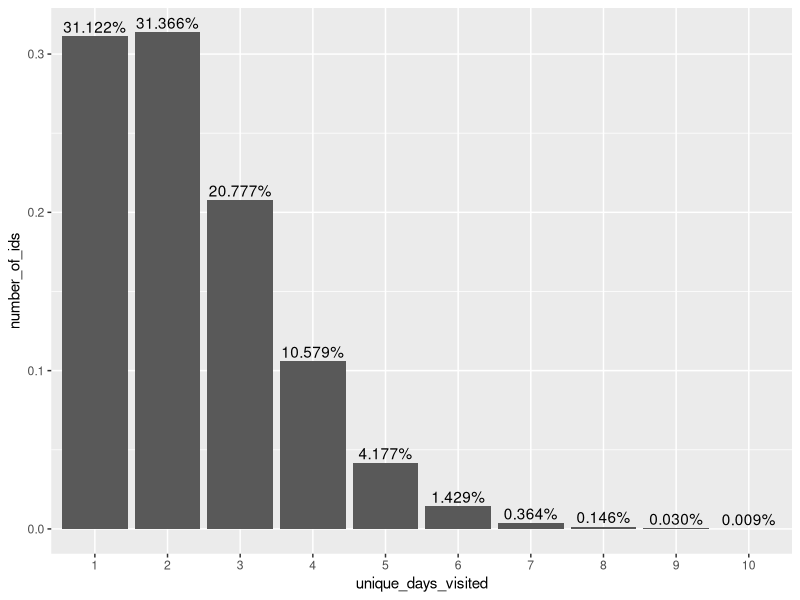
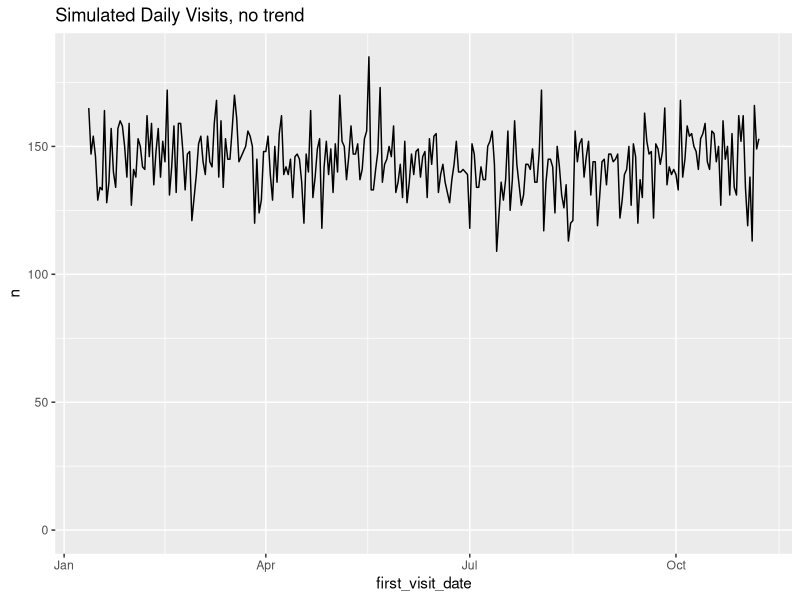
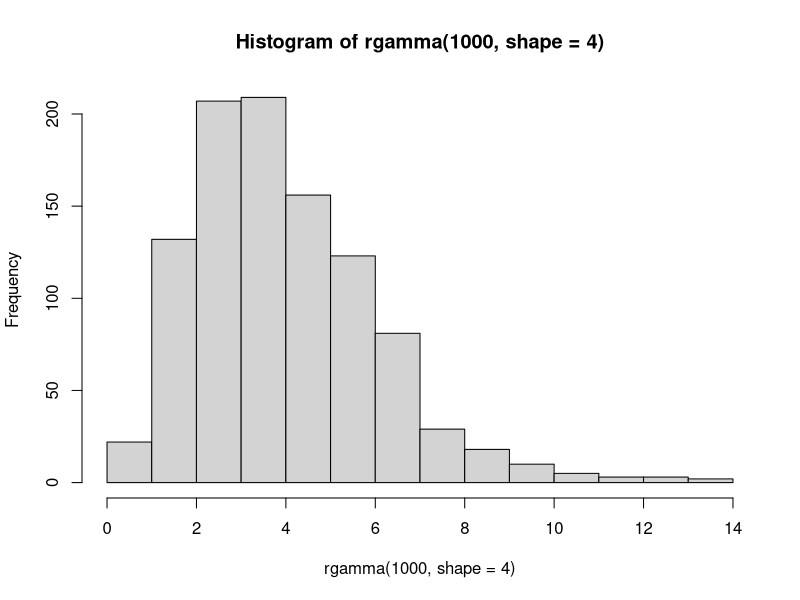
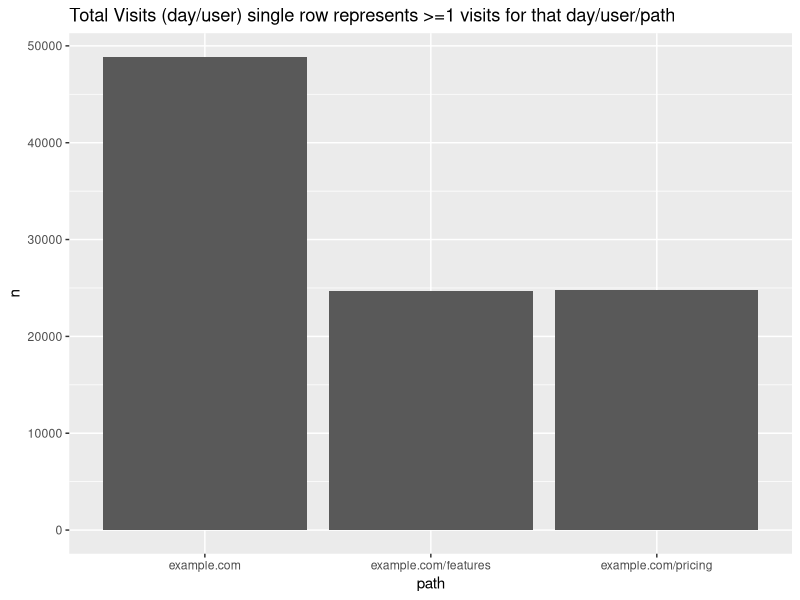
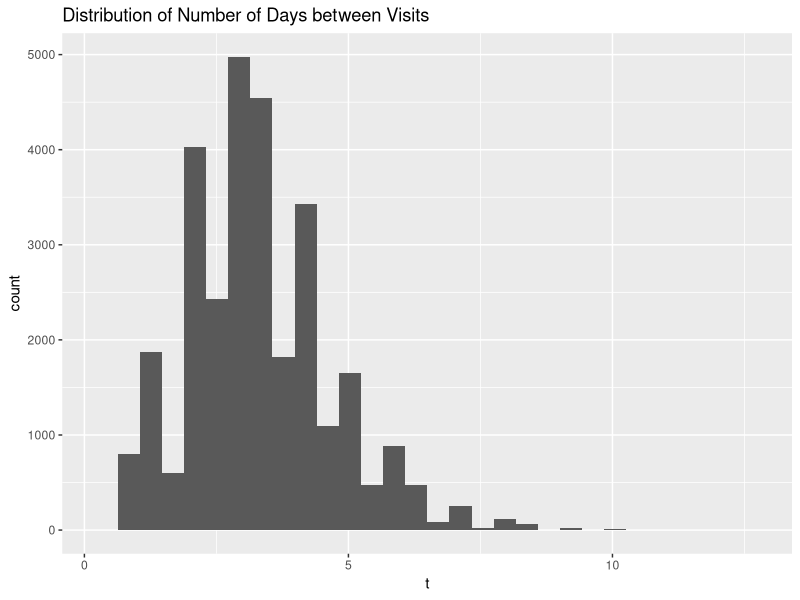
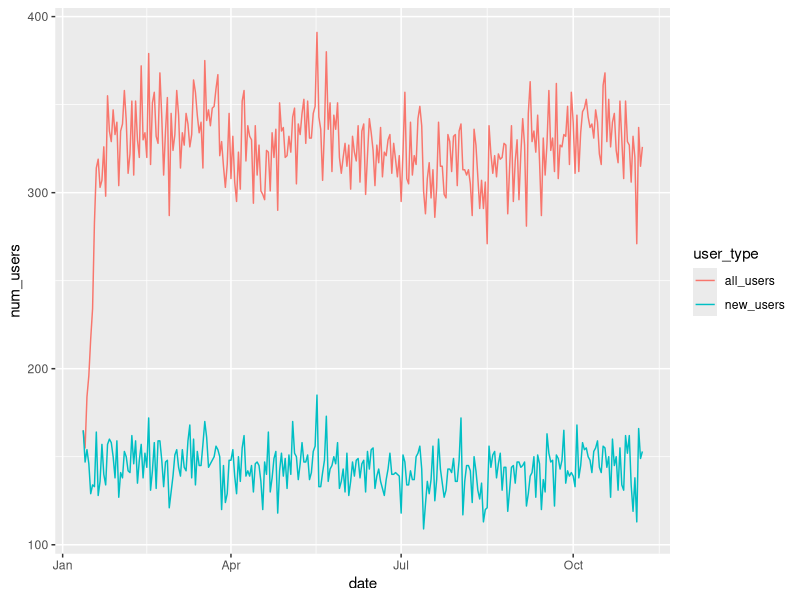
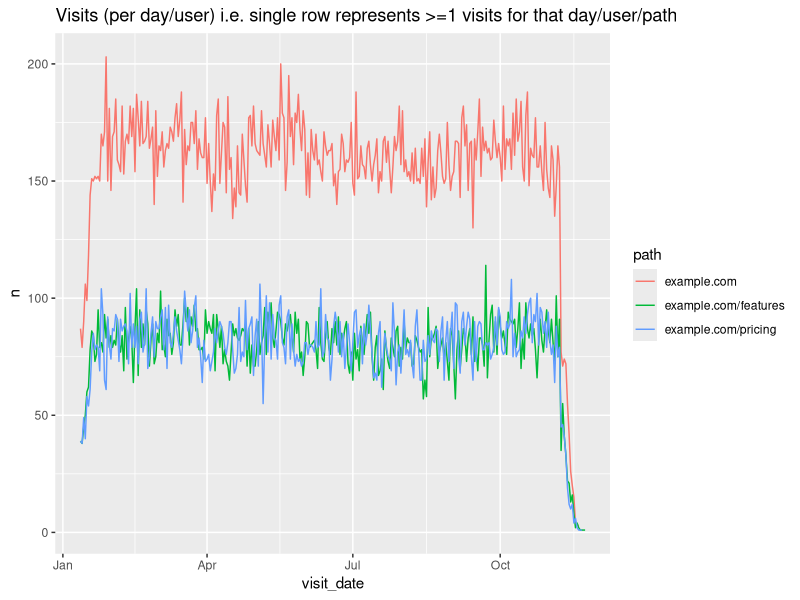
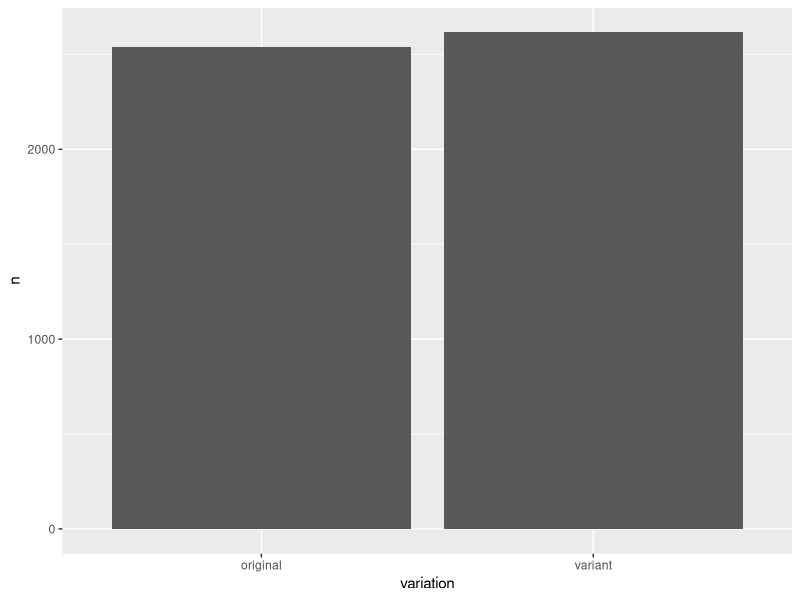

R code for these plots, in order: (Note: this script raises an error after producing the figures.)
## ---- chunk 1
knitr::opts_chunk$set(echo = FALSE)
library(tidyverse)
library(scales)
library(lubridate)
## ---- chunk 2
# unique daily visits e.g. 1 record means that the person may have visited the site 1+ times for that day (the number of times does not matter)
# what is the distribution of returning visitors? i.e. how many unique days will most people visit the website?

# 20K visits users per month, over 10 months
total_visits_per_unique_data <- 100000
#return_visit
#user_traffic
#set.seed(42)
ids <- floor(runif(total_visits_per_unique_data, min=1, max=total_visits_per_unique_data * 0.50))
num_unique_ids <- length(unique(ids))

visits <- data.frame(user_id=ids) %>%
    arrange(user_id)

visits %>%
    count(user_id) %>%
    count(n) %>%
    mutate(n=factor(n),
           nn=nn / num_unique_ids) %>%
    rename(unique_days_visited=n,
           number_of_ids=nn) %>%
    ggplot(aes(x=unique_days_visited, y=number_of_ids)) +
        geom_col() +
        geom_text(aes(label=percent(number_of_ids)), vjust=-0.3)
## ---- chunk 3
# simulate dates over last e.g 10 months
# we need to duplicate ids/days to simulate people visiting multiple paths per day; we'll use this information for our priors
number_of_months <- 10

# unique visitors per month
num_unique_ids / number_of_months

#set.seed(42)
first_time_visit_index <- floor(runif(num_unique_ids, min=0, max=300))

# create dataframe with the user-id and the offset that we will use from the current date
# we'll use the current date so we can simulate the latest experiment is currently running 
first_time_users <- data.frame(user_id=unique(ids), visit_offset=first_time_visit_index) %>% 
    arrange(user_id)

first_time_users <- first_time_users %>%
    mutate(first_visit_date=today() - visit_offset) %>%
    select(-visit_offset)

first_time_users %>%
    count(first_visit_date) %>%
    ggplot(aes(x=first_visit_date, y=n)) +
        geom_line() +
        expand_limits(y=0) +
        labs(title='Simulated Daily Visits, no trend')

visits <- inner_join(visits, first_time_users, by = 'user_id')

stopifnot(nrow(visits) == length(ids))
stopifnot(all((visits %>%
    group_by(user_id) %>%
    summarise(num_unique_date=length(unique(first_visit_date))))$num_unique_date == 1))

# now simulate adding number of days between subsequent visits
hist(rgamma(1000, shape=4))


visits <- visits %>%
    group_by(user_id) %>%
    mutate(visit_index = row_number()) %>%
    ungroup()

generate_new_date <- function(visit_index, original_date, user_id) {

    if(visit_index == 1) {
        return (original_date)
    }
    
    #set.seed(user_id)
    offset <- floor(rgamma(1, shape=visit_index + 3))
    return (original_date + max(offset, 1))
}

#generate_new_date(visits$visit_index[1], visits$first_visit_date[1], visits$user_id[1])
generated_visits <- pmap(list(visits$visit_index,
                              visits$first_visit_date,
                              visits$user_id),
                         function(x, y, z) generate_new_date(x, y, z))

# pmap is losing the "date" and is returning a number, so we have to convert back; not sure this is the best way
generated_visits <- unlist(generated_visits)
visits$visit_date <- as.Date(generated_visits, origin = Sys.Date() - as.numeric(Sys.Date()))

visits <- visits %>%
    select(user_id, visit_date) %>%
    arrange(user_id, visit_date)

stopifnot(nrow(visits) == length(ids))

# some of the dates generated will be the same. BUT, that could represent multiple different pages in the same day
# so let's add path before we remove duplicates
## ---- chunk 4
# duplicate home-page (example.com) to simulate many more home page visits than other pages
paths <- c('example.com', 'example.com', 'example.com/pricing', 'example.com/features')
#set.seed(42)
path_index <- ceiling(runif(nrow(visits), min=0, max=4))
visits$path <- map_chr(path_index, ~ paths[.])

# some of the dates generated will be the same. BUT, that could represent multiple different pages in the same day
# so let's add path before we remove duplicates
visits <- distinct(visits)
nrow(visits)

visits %>%
    count(path) %>%
    ggplot(aes(x=path, y=n)) +
    geom_col() +
    labs(title='Total Visits (day/user) single row represents >=1 visits for that day/user/path')

visits %>%
    group_by(user_id) %>%
    summarise(t=sd(as.numeric(visit_date))) %>%
    ggplot(aes(x=t)) +
        geom_histogram() +
        labs(title='Distribution of Number of Days between Visits')

temp <- inner_join(
    visits %>% 
        group_by(user_id) %>%
        summarise(first_visit_date=min(visit_date)) %>%
        count(first_visit_date) %>%
        rename(date=first_visit_date,
               new_users=n),
    visits %>%
        group_by(visit_date) %>%
        summarise(all_users=n()) %>%
        rename(date=visit_date),
    by='date')

temp %>% 
    gather(user_type, num_users, -date) %>%
    ggplot(aes(x=date, y=num_users, color=user_type)) +
        geom_line()

# visits %>%
#     group_by(user_id) %>%
#     filter(length(visit_date) != length(unique(visit_date))) %>%  # which users have a different number of unique dates fromf total dates
#     ungroup()

visits %>%
    count(visit_date, path) %>%
    ggplot(aes(x=visit_date, y=n, color=path)) +
    geom_line() +
    labs(title='Visits (per day/user) i.e. single row represents >=1 visits for that day/user/path')

prior_data <- visits
## ---- chunk 5
# experiment names
experiment_names <- c("Experiment 1", "Experiment 2", "Experiment Sim Currently Running")
# names of the metrics/conversions to track
metrics_names <- c('Sign Up', 'Use Feature 1', 'Talk to Sales', 'Pay/Subscribe')
# allowed number of days between seeing the experiment and giving credit for a conversion
# e.g. signup should happen quick, but we may want to give people more time to subscribe/pay for the service,
# since people want to try out the features before they decide to pay (e.g. if the service offers a trial or freemium)
attribution_windows_days <- c(2, 3, 5, 7)
historical_conversion_rates <- c(0.3, 0.2, 0.1, 0.08)
# conversion_rates contain the conversion rates of each metric for the A & B groups


experiments_metrics <- data.frame(metric_id=metrics_names, attribution_windows=attribution_windows_days)
experiments_metrics <- expand.grid(experiment_id=experiment_names, metric_id=experiments_metrics$metric_id) %>%
    inner_join(experiments_metrics, by = 'metric_id') %>%
    arrange(experiment_id, attribution_windows)

experiments_metrics
## ---- chunk 6
# for each experiment, we want to simulate, from the current visits/traffic dataset, who saw the experiment, on which page, and which variation

get_random_variation <- function(variation_names, user_id) {
    #set.seed(user_id)
    return (variation_names[rbinom(1, 1, 0.5) + 1])
}
#get_random_variation(variation_names, user_id=1)

create_experiment_visits <- function(start_date, end_date, experiment_paths, experiment_id, variation_names) {
    experiment_visits <- visits %>%
        group_by(user_id) %>%
        mutate(visit_index=rank(visit_date, ties.method = "first")) %>%
        ungroup() %>%
        mutate(new_user = ifelse(visit_index == 1, TRUE, FALSE)) %>%
        filter(visit_date >= start_date & visit_date <= end_date & path %in% experiment_paths) %>%
        select(-visit_index)
    
    expected_num_users <- length(unique(experiment_visits$user_id))
    
    experiment_visits <- experiment_visits %>%
        group_by(user_id) %>%
        mutate(visit_index=rank(visit_date, ties.method = "first")) %>%
        ungroup() %>%
        filter(visit_index == 1) %>%
        select(-visit_index) %>%
        rename(first_joined_experiment=visit_date) %>%
        mutate(experiment_id=experiment_id)
    experiment_visits$variation <- map_chr(experiment_visits$user_id, ~ get_random_variation(variation_names, .))
    
    stopifnot(nrow(experiment_visits) == expected_num_users)
    # make sure no duplicated user_ids
    stopifnot(nrow(experiment_visits) == length(unique(experiment_visits$user_id)))
    
    print(experiment_visits %>%
        count(variation) %>%
        ggplot(aes(x=variation, y=n)) +
        geom_col())
    
    print(experiment_visits %>%
        count(first_joined_experiment) %>%
        ggplot(aes(x=first_joined_experiment, y=n)) +
        geom_line() +
        labs(title='Number of People Entering Experiment'))
    
    print(experiment_visits %>%
        count(first_joined_experiment, new_user) %>%
        ggplot(aes(x=first_joined_experiment, y=n, color=new_user)) +
        geom_line() +
        labs(title='Number of People Entering Experiment, shows affect of including new returning users in experiment'))
    
    print(experiment_visits %>%
        count(first_joined_experiment, variation) %>%
        ggplot(aes(x=first_joined_experiment, y=n, color=variation)) +
        geom_line())
    
    return (experiment_visits %>% select(-new_user))

}

#### Experiment 1

# let's start the experiment 2 months after our visits dataset, and run it for a month
start_date <- min(visits$visit_date) + 60
end_date <- start_date + 30 # 
# all paths
experiment_paths <- unique(paths)
# experiment 1
variation_names <- c("original", "variant")
experiment_id <- experiment_names[1]
experiment_visits_1 <- create_experiment_visits(start_date, end_date, experiment_paths, experiment_id, variation_names)
experiment_visits_1
## ---- chunk 7
#### Experiment 2
start_date <- min(visits$visit_date) + 75
end_date <- start_date + 30 # 
# all paths
experiment_paths <- paths[4] # just features page
# experiment 1
variation_names <- c("A", "B")
experiment_id <- experiment_names[2]
experiment_visits_2 <- create_experiment_visits(start_date, end_date, experiment_paths, experiment_id, variation_names)
experiment_visits_2
## ---- chunk 8
#### Experiment 2
start_date <- Sys.Date() - 5
end_date <- start_date + 30 # 
# all paths
experiment_paths <- paths[1] # just homepage
# experiment 1
variation_names <- c("A", "B")
experiment_id <- experiment_names[length(experiment_names)]
experiment_visits_currently_running <- create_experiment_visits(start_date, end_date, experiment_paths, experiment_id, variation_names)
experiment_visits_currently_running
## ---- chunk 9
experiments_all <- rbind(experiment_visits_1,
                         experiment_visits_2,
                         experiment_visits_currently_running) %>%
    select(user_id, experiment_id, variation, first_joined_experiment, path) %>%
    arrange(user_id, experiment_id)

# ensure dataset is unique by user-id/experiment-id
stopifnot(nrow(distinct(experiments_all %>% select(user_id, experiment_id))) == nrow(experiments_all))

experiments_all
## ---- chunk 10
# we want to adjust conversion rates for the people who were part of certain experiments
# such that the A/B groups have different conversion rates 
# some will have different CRs due to random noise, some will have differences in probability distributions
# i.e. true differences.


adjusted_conversion_rates <- inner_join(experiments_metrics,
                                        data.frame(metric_id=metrics_names, historical_conversion_rate=historical_conversion_rates),
                                        by = "metric_id") %>%
    select(-attribution_windows) %>%
    mutate(index=row_number())

# Experiment 1 has positive conversion rates, # we'll assum
adjusted_conversion_rates <- inner_join(adjusted_conversion_rates,
                                        expand.grid(index=adjusted_conversion_rates$index, variation=c('A', 'B')),
                                        by="index") %>%
    select(experiment_id, variation, metric_id, historical_conversion_rate)

adjusted_conversion_rates$adjusted_conversion_rate <- adjusted_conversion_rates$historical_conversion_rate

percent_change_adjustments <- c(
                    NA, # Experiment 1                        A   Sign Up
                    0.10, # Experiment 1                        B   Sign Up
                    NA, # Experiment 1                        A   Use Feature 1  
                    0.07, # Experiment 1                        B   Use Feature 1  
                    NA, # Experiment 1                        A   Talk to Sales  
                    NA, # Experiment 1                        B   Talk to Sales  
                    NA, # Experiment 1                        A   Pay/Subscribe  
                    0.05, # Experiment 1                        B   Pay/Subscribe  
                    NA, # Experiment 2                        A   Sign Up
                    -0.10, # Experiment 2                        B   Sign Up
                    NA, # Experiment 2                        A   Use Feature 1  
                    -0.07, # Experiment 2                        B   Use Feature 1  
                    NA, # Experiment 2                        A   Talk to Sales  
                    -0.05, # Experiment 2                        B   Talk to Sales  
                    NA, # Experiment 2                        A   Pay/Subscribe  
                    0.03, # Experiment 2                        B   Pay/Subscribe  
                    NA, # Experiment Sim Currently Running    A   Sign Up
                    0.10, # Experiment Sim Currently Running    B   Sign Up
                    NA, # Experiment Sim Currently Running    A   Use Feature 1  
                    0.07, # Experiment Sim Currently Running    B   Use Feature 1  
                    NA, # Experiment Sim Currently Running    A   Talk to Sales  
                    0.05, # Experiment Sim Currently Running    B   Talk to Sales  
                    NA, # Experiment Sim Currently Running    A   Pay/Subscribe  
                    0.05) # Experiment Sim Currently Running    B   Pay/Subscribe  
            

adjusted_conversion_rates <- adjusted_conversion_rates %>%
    mutate(adjusted_conversion_rate=ifelse(is.na(percent_change_adjustments),
                                           historical_conversion_rate,
                                           (percent_change_adjustments * historical_conversion_rate) + historical_conversion_rate))

# Experiment 1 has c("original", "variant") rather than A/B
temp_names <- c("original", "variant")
adjusted_conversion_rates <- adjusted_conversion_rates %>%
    mutate(variation = as.character(variation),
           variation = ifelse(experiment_id == experiment_names[1],
                              ifelse(variation == 'A', temp_names[1], temp_names[2]),
                              variation))
adjusted_conversion_rates
## ---- chunk 11
# now we want to determine the conversion rates for each person, based on experiment, metric_id, variation, so we can binom distribution based on the conversion rate
# if the person isn't part of an experiment, then we will use the historical conversion rate
names(historical_conversion_rates) <- metrics_names
# historical_conversion_rates[metrics_names[1]]

# create a dateframe that has a historical conversion rate for each user/metric combo
user_metric_crs <- expand.grid(user_id=unique(visits$user_id), metric_id=metrics_names) %>%
    arrange(user_id, metric_id) %>%
    mutate(historical_conversion_rate=historical_conversion_rates[metric_id])

# now add experiment/variation columns for users that were part of experiments
user_metric_crs <- full_join(user_metric_crs,
          experiments_all %>% select(user_id, experiment_id, variation), by='user_id')

# based on experiment/variation/metric, get the chosen conversion rate
user_metric_crs <- left_join(user_metric_crs %>% 
              mutate(metric_id = as.character(metric_id)),
          adjusted_conversion_rates %>%
              select(-historical_conversion_rate) %>%
              mutate(experiment_id = as.character(experiment_id),
                     metric_id = as.character(metric_id)),
          by=c('experiment_id', 'variation', 'metric_id')) %>%
    mutate(conversion_rate=ifelse(is.na(adjusted_conversion_rate), historical_conversion_rate, adjusted_conversion_rate)) %>%
    select(user_id, metric_id, conversion_rate)


# some people will have partipated in multiple experiments, so we'll take the average to get a dataset that is unique per user/metric
user_metric_crs <- user_metric_crs %>% 
    group_by(user_id, metric_id) %>%
    summarise(conversion_rate = mean(conversion_rate)) %>%
    ungroup()

stopifnot(length(unique(user_metric_crs$user_id)) == length(unique(visits$user_id)))

# now we will determine if each person convertes based on their conversion rate using the binomial distribution

#rbinom(1000, 1, 0.08)

simulate_conversion <- function(user_id, conversion_rate) {
    ##set.seed(user_id+10)
    return (rbinom(1, 1, conversion_rate))
}

# now we simulating them converting or not by using their assigned conversion rates as a probability in a binom distribution
user_metric_crs$converted <- as.logical(map2_dbl(user_metric_crs$user_id,
                    user_metric_crs$conversion_rate, 
                    ~ simulate_conversion(.x, .y)))

user_metric_crs %>%
    count(metric_id, converted) %>%
    mutate(n = n / length(unique(user_metric_crs$user_id))) %>%
    ggplot(aes(x=metric_id, y=n, group=converted, fill=converted)) +
    geom_col(position='dodge') +
    geom_text(aes(label=percent(n)))

conversion_data <- inner_join(user_metric_crs %>%
                                  filter(converted) %>%
                                  select(user_id, metric_id),
                              visits %>% 
                                  group_by(user_id) %>%
                                  summarise(first_visit=min(visit_date)),
                              by='user_id')


temp <- inner_join(
    inner_join(experiments_all, conversion_data, by='user_id') %>%
        mutate(converted=!is.na(first_joined_experiment)) %>%
        count(experiment_id, variation, metric_id),
    experiments_all %>% count(experiment_id, variation),
    by=c('experiment_id', 'variation'))
temp %>%
    mutate(cr=n.x/n.y) %>%
    arrange(experiment_id, metric_id, variation) %>%
    mutate(metric_id=factor(metric_id, levels=metrics_names)) %>%
    ggplot(aes(x=metric_id, y=cr, group=variation, fill=variation)) +
    geom_col(position='dodge') +
    facet_wrap(~ experiment_id) +
    geom_text(aes(label=round(cr, 3)),
              position = position_dodge(width = 1), 
              size=3) +
    theme(axis.text.x = element_text(angle = 30, hjust = 1))
## ---- chunk 12
generate_offset <- function(user_id, metric) {
 
    # NOTE setting the seed is messing up the distribution   
    ##  set.seed(user_id)
    rbinom(1, 30, attribution_windows_days[metric]/30)
}

names(attribution_windows_days) <- metrics_names
conversion_offsets <- map2_dbl(conversion_data$user_id, 
                               conversion_data$metric_id,
                               #~ rbinom(1, 30, attribution_windows_days[.y]/30))
                               ~ generate_offset(.x, .y))
conversion_data <- conversion_data %>%
    mutate(offset=conversion_offsets,
           conversion_date = first_visit + offset)

conversion_data %>%
    count(metric_id, offset) %>%
    mutate(offset=factor(offset)) %>%
    mutate(metric_id=fct_reorder(metric_id, n, .desc = TRUE)) %>%
    ggplot(aes(x=offset, y=n)) +
        geom_col() +
    facet_wrap( ~ metric_id, scales = 'free_y') +
    labs(title='Distribution of Days from First Visit to Event Conversion, for those that convert')

conversion_data %>%
    count(conversion_date, metric_id) %>%
    ggplot(aes(x=conversion_date, y=n)) +
        geom_line() +
    facet_wrap( ~ metric_id, scales = 'free_y') +
    labs(title='Daily Conversions')

conversion_data <- conversion_data %>%
    select(user_id, metric_id, conversion_date) %>%
    arrange(user_id, conversion_date)

conversion_data
## ---- chunk 13
# write.csv(experiments_metrics, file='../shiny-app/simulated_data/attribution_windows.csv', row.names = FALSE)
# write.csv(prior_data, file='../shiny-app/simulated_data/website_traffic.csv', row.names = FALSE)
# write.csv(experiments_all, file='../shiny-app/simulated_data/experiment_traffic.csv', row.names = FALSE)
# write.csv(conversion_data, file='../shiny-app/simulated_data/conversion_rate_data.csv', row.names = FALSE)
## ---- chunk 14
attribution_windows <- as.data.frame(read_csv(file='../shiny-app/simulated_data/attribution_windows.csv'))
prior_data <- as.data.frame(read_csv(file='../shiny-app/simulated_data/website_traffic.csv'))
experiments_all <- as.data.frame(read_csv(file='../shiny-app/simulated_data/experiment_traffic.csv'))
conversion_data <- as.data.frame(read_csv(file='../shiny-app/simulated_data/conversion_rate_data.csv'))
## ---- chunk 15
attribution_windows <- attribution_windows %>%
    mutate_if(is.factor, as.character) 

experiment_name <- 'Experiment 1'

#experiments_all %>% count(experiment_id, variation)
#temp <- experiments_all %>% filter(experiment_id == experiment_names[1], variation == 'original') 
#any(temp$user_id %in% conversion_data$user_id)

# dataset only contains users that converted
user_conversion_rates <-  experiments_all %>% 
    filter(experiment_id == experiment_name) %>%
    #select(user_id, variation, first_joined_experiment, path) %>%
    inner_join(conversion_data, by='user_id') %>%
    #left_join()
    arrange(user_id) %>%
    left_join(attribution_windows, by=c('experiment_id', 'metric_id')) %>%
    mutate(days_from_experiment_to_conversion = as.numeric(difftime(conversion_date,  # negative days means the conversion happened before the experiment started
                                                                    first_joined_experiment,
                                                                    units = 'days')),
           converted_within_window = days_from_experiment_to_conversion >= 0 & days_from_experiment_to_conversion <= attribution_windows)

stopifnot(!any(is.na(user_conversion_rates)))


temp_conversions_ignore_window <- user_conversion_rates %>% count(variation, metric_id)


# we have to filter out anyone that who first joined the experiment in the last x days, where x is less than the attribution window for that metric
users_to_filter_out <- (user_conversion_rates %>%
    filter(first_joined_experiment >= Sys.Date() - attribution_windows))$user_id

user_conversion_rates <- user_conversion_rates %>%
    filter(! user_id %in% users_to_filter_out)


# this dataset contains all the conversions, but some will not have converted within the time window; we still want to keep them for now to analyze how many converted before/during/after the experiment/window
user_conversion_rates <- user_conversion_rates %>%
    select(-experiment_id, -first_joined_experiment, -attribution_windows)

experiment_summary <- user_conversion_rates %>%
    filter(converted_within_window) %>%
    count(variation, metric_id) %>%
    rename(converted=n)

total_users <- experiments_all %>%
    filter(experiment_id == experiment_name,
           ! user_id %in% users_to_filter_out) %>%
    group_by(variation) %>%
    summarise(num_users=n(),
              num_distinct_users=n_distinct(user_id),
              same=num_users == num_distinct_users)
stopifnot(all(total_users$same))

experiment_summary <- inner_join(total_users, experiment_summary, by='variation') %>%
    select(variation, metric_id, converted, num_users) %>%
    mutate(conversion_rate=converted / num_users)

experiment_summary <- experiment_summary %>%
    gather(variable, value, -(variation:metric_id)) %>%
    unite(temp, variation, variable) %>%
    spread(temp, value) %>%
    arrange(desc(original_conversion_rate))

experiment_summary$p_value <- pmap_dbl(list(experiment_summary$original_converted, experiment_summary$variant_converted, experiment_summary$original_num_users, experiment_summary$variant_num_users),
         function(a, b, x, y) round(prop.test(x=c(a, b), n=c(x, y))$p.value, 3))

experiment_summary <- experiment_summary %>%
    mutate(percent_change = (variant_conversion_rate - original_conversion_rate) / original_conversion_rate) %>%
    select(metric_id, percent_change, p_value, everything())

experiment_summary

experiment_summary %>%
    select(metric_id, original_conversion_rate, variant_conversion_rate) %>%
    gather(type, cr, -metric_id) %>%
    mutate(metric_id = factor(metric_id, levels=metrics_names)) %>%
    ggplot(aes(x=metric_id, y=cr, group=type, fill=type)) +
        geom_col(position='dodge') +
        geom_text(aes(label=round(cr, 3)),
                  position = position_dodge(width = 1), 
                  size=3) +
        theme(axis.text.x = element_text(angle = 30, hjust = 1)) +
        labs(title='Conversion rates (accounts for time windows)')


inner_join(temp_conversions_ignore_window,
    total_users, by='variation') %>%
    mutate(cr=n/num_users) %>%
    mutate(metric_id = factor(metric_id, levels=metrics_names)) %>%
    ggplot(aes(x=metric_id, y=cr, group=variation, fill=variation)) +
        geom_col(position='dodge') +
        geom_text(aes(label=round(cr, 3)),
                  position = position_dodge(width = 1), 
                  size=3) +
        theme(axis.text.x = element_text(angle = 30, hjust = 1)) +
        labs(title='Conversion rates (ignores the time windows)')


experiment_summary
## ---- chunk 16
prior_days <- 15


experiment_start_stop <- experiments_all %>%
    group_by(experiment_id) %>%
    summarise(start=min(first_joined_experiment),
              end=max(first_joined_experiment)) %>%
    arrange(desc(start))


max_attribution_window <- max((attribution_windows %>%
    filter(experiment_id == experiment_name))$attribution_windows)


experiment_paths <- unique((experiments_all %>% filter(experiment_id == experiment_name))$path)
start_stop <- experiment_start_stop %>% filter(experiment_id == experiment_name)
experiment_start_date <- start_stop$start

prior_start_date <- experiment_start_date - prior_days - max_attribution_window
prior_end_date <- experiment_start_date - max_attribution_window




prior_history <- visits %>%
    filter(path %in% experiment_paths,
           visit_date >= prior_start_date & visit_date <= prior_end_date) %>%   # give extra days to allow for attribution window
    group_by(user_id) %>%
    summarise(first_prior_visit = min(visit_date))

prior_conversion_rates <- inner_join(conversion_data, prior_history, by='user_id')
prior_conversion_rates <- inner_join(prior_conversion_rates,
           attribution_windows %>%
               filter(experiment_id == experiment_name) %>%
               select(-experiment_id),
           by='metric_id')


prior_conversion_rates <- prior_conversion_rates %>%
    mutate(days_from_prior_visit_to_conversion = as.numeric(difftime(conversion_date,  # negative days means the conversion happened before the experiment started
                                                                    first_prior_visit,
                                                                    units = 'days')),
           converted_within_window = days_from_prior_visit_to_conversion >= 0 & days_from_prior_visit_to_conversion <= attribution_windows) %>%
    filter(converted_within_window)

prior_summary <- prior_conversion_rates %>%
    count(metric_id) %>%
    mutate(total = length(prior_history$user_id),
           conversion_rate = n / total) %>%
    rename(successes=n,
           trials=total) %>%
    mutate(alpha=successes,
           beta=trials-successes)


prior_summary %>%
    mutate(metric_id = factor(metric_id, levels=metrics_names)) %>%
    ggplot(aes(x=metric_id, y=conversion_rate)) +
        geom_col() +
        geom_text(aes(label=round(conversion_rate, 3)), vjust=-0.5)
    

#prior_distributions
prior_alpha <- 464
prior_beta <- 2863 - 464

new_alpha_a <- prior_alpha + 445
new_beta_a <- prior_beta + (2555 - 445)

new_alpha_b <- prior_alpha + 506
new_beta_b <- prior_beta + (2507 - 506)

experiment_summary
summary
x <- seq(0, 1, 0.001)
temp <- data.frame(x,
                   prior=dbeta(x, prior_alpha, prior_beta),
                   a=dbeta(x, new_alpha_a, new_beta_a),
                   b=dbeta(x, new_alpha_b, new_beta_b)) %>%
    gather(type, value, -x)

prior_summary
a_cr_simulation <- rbeta(1e6, new_alpha_a, new_beta_a)
b_cr_simulation <- rbeta(1e6, new_alpha_b, new_beta_b)
percent_of_time_b_wins <- mean(b_cr_simulation > a_cr_simulation)


temp %>%
    ggplot(aes(x, value, group=type, color=type)) +
    geom_line() +
    geom_vline(xintercept = 895 / 5009) +
    coord_cartesian(x=c(0.15, 0.25))

percent_of_time_b_wins



# we want a daily count of successes & trails, for both variations, per metric, considering only the people who have 
# allowed enough time for the time windows (i.e. the entered the experiment more than x days prior from the relative point/day in time, where x is the attribution window for the metric)
#
daily_totals_per_variation <- experiments_all %>% 
    filter(experiment_id == experiment_name) %>%
    count(first_joined_experiment, variation) %>%
    arrange(first_joined_experiment, variation)


experiments_current <- experiments_all %>% filter(experiment_id == experiment_name)
attribution_windows_current <- attribution_windows %>% filter(experiment_id == experiment_name)

experiment_start_date
experiment_end_date <- (start_stop %>% filter(experiment_id == experiment_name))$end

experiment_day <- seq(experiment_start_date, experiment_end_date, 1)

temp <- expand.grid(user_id=experiments_current$user_id,
            metric_id=(attribution_windows %>% filter(experiment_id == experiment_name))$metric_id) %>%
    inner_join(experiments_current, by='user_id') %>%
    inner_join(attribution_windows, by=c('experiment_id', 'metric_id')) %>%
    mutate(expired_time_window=first_joined_experiment + attribution_windows)
    
cumulative_conversions <- left_join(temp %>% select(user_id, variation, metric_id, expired_time_window),
          user_conversion_rates %>% select(user_id, variation, metric_id, converted_within_window) %>% filter(converted_within_window),
          by=c('user_id', 'variation', 'metric_id')) %>%
    mutate(converted_within_window=ifelse(is.na(converted_within_window), FALSE, converted_within_window)) %>%
    group_by(expired_time_window, variation, metric_id) %>%
    summarise(successes=sum(converted_within_window),
              trials=n()) %>% 
    ungroup() %>%
    arrange(expired_time_window, variation, metric_id) %>%
    group_by(variation, metric_id) %>%
    mutate(cumulative_successes=cumsum(successes),
           cumulative_trials=cumsum(trials)) %>%
    ungroup()

cumulative_conversions %>%
    filter(metric_id == 'Sign Up') %>%
    select(-successes, -trials) %>%
    gather(type, value, -expired_time_window, -variation, -metric_id) %>%
    ggplot(aes(x=expired_time_window, y=value, group=type, color=type)) +
    geom_line() +
    facet_wrap(~variation) +
    theme(axis.text.x = element_text(angle = 30, hjust = 1)) +
    labs(title='Success/Trials over time - Signups')


cumulative_conversions %>%
    filter(metric_id == 'Talk to Sales') %>%
    select(-successes, -trials) %>%
    gather(type, value, -expired_time_window, -variation, -metric_id) %>%
    ggplot(aes(x=expired_time_window, y=value, group=type, color=type)) +
    geom_line() +
    facet_wrap(~variation) +
    theme(axis.text.x = element_text(angle = 30, hjust = 1)) +
    labs(title='Success/Trials over time - Talk to Sales')


variation_names <- sort(unique(cumulative_conversions$variation))
variation_a <- variation_names[1]
variation_b <- variation_names[2]

temp <- inner_join(cumulative_conversions %>% select(-successes, -trials),
           prior_summary %>% select(metric_id, alpha, beta) %>% rename(prior_alpha=alpha, prior_beta=beta),
           by='metric_id') %>%
    mutate(new_alpha = prior_alpha + cumulative_successes,
           new_beta = prior_beta + (cumulative_trials - cumulative_successes))


simulate_b_wins <- function(alpha_a, beta_a, alpha_b, beta_b, number_of_draws=1e6) {
    
    a_cr_simulation <- rbeta(number_of_draws, alpha_a, beta_a)
    b_cr_simulation <- rbeta(number_of_draws, alpha_b, beta_b)
    
    return ( mean(b_cr_simulation > a_cr_simulation) )
}
    
prob_over_time <- temp %>%
    group_by(expired_time_window, metric_id) %>%
    summarise(prob_b_better_a=simulate_b_wins(alpha_a=new_alpha[variation == variation_a],
                                              beta_a=new_beta[variation == variation_a],
                                              alpha_b=new_alpha[variation == variation_b],
                                              beta_b=new_beta[variation == variation_b],
                                              number_of_draws=1e4)) %>%
    arrange(expired_time_window, metric_id)
prob_over_time %>%
    ggplot(aes(x=expired_time_window, y=prob_b_better_a, group=metric_id, color=metric_id)) +
    geom_line(alpha=0.5) +
#    geom_smooth(method='loess', se=FALSE) +
    expand_limits(y=0)


credible_interval_approx <- function(alpha_a, beta_a, alpha_b, beta_b) {
# https://github.com/dgrtwo/empirical-bayes-book/blob/master/bayesian-ab.Rmd
    u1 <- alpha_a / (alpha_a + beta_a)
    u2 <- alpha_b / (alpha_b + beta_b)
    var1 <- alpha_a * beta_a / ((alpha_a + beta_a) ^ 2 * (alpha_a + beta_a + 1))
    var2 <- alpha_b * beta_b / ((alpha_b + beta_b) ^ 2 * (alpha_b + beta_b + 1))
    
    mu_diff <- u2 - u1
    sd_diff <- sqrt(var1 + var2)
    
    # in D.R. code, the first player had a higher probability but a negative estimate (i.e. negative difference in conversion rate, mu_diff)
    # This doesn't make sense, so we'll 1) use the first player as the A group and the second as the B group), so B-A 
    # which gives the expected intervals (but flips the posterior probability), and 2) use 1-pnorm(...) to get the correct posterior probability
    c(posterior = 1 - pnorm(0, mu_diff, sd_diff),
            cr_diff_estimate = mu_diff,
            conf.low = qnorm(.025, mu_diff, sd_diff),
            conf.high = qnorm(.975, mu_diff, sd_diff))
}

temp_credible_interval <- temp %>%
    group_by(expired_time_window, metric_id) %>%
    summarise(asdf=list(credible_interval_approx(alpha_a=new_alpha[variation == variation_a],
                                       beta_a=new_beta[variation == variation_a],
                                       alpha_b=new_alpha[variation == variation_b],
                                       beta_b=new_beta[variation == variation_b]))) %>%
    ungroup()

credible_intervals <- cbind(temp_credible_interval, as.data.frame(do.call("rbind", temp_credible_interval$asdf))) %>%
    select(expired_time_window, metric_id, posterior, cr_diff_estimate, conf.low, conf.high) %>%
    arrange(expired_time_window, metric_id)


credible_interval_approx(alpha_a=3872,
                         beta_a=8880,
                        alpha_b=2228,
                         beta_b=5071
                         )
qnorm(0.5, mu_diff, sd_diff)


credible_intervals %>%
    ggplot(aes(x=expired_time_window, y=cr_diff_estimate)) +
        geom_line() +
        geom_hline(yintercept = 0, color='red') +
        geom_ribbon(aes(ymin=conf.low, ymax=conf.high), alpha=0.2) +
        facet_wrap(~metric_id)

credible_intervals %>%
    ggplot(aes(x=expired_time_window, y=cr_diff_estimate)) +
        geom_line() +
        #     geom_ribbon(aes(ymin=conf.low, ymax=conf.high), alpha=0.2) +
        geom_ribbon(aes(ymin = conf.low, ymax = conf.high), fill = 'green', alpha=0.1) +
        geom_ribbon(aes(ymin = ifelse(conf.low <= 0, conf.low, NA), ymax = ifelse(conf.low <= 0, conf.high, NA)), fill = 'red', alpha=0.35) +
        geom_ribbon(aes(ymin = ifelse(conf.low > 0, conf.low, NA), ymax = ifelse(conf.low > 0, conf.high, NA)), fill = 'green', alpha=0.2) +
        geom_hline(yintercept = 0, color='red', alpha=0.5) +
        facet_wrap(~metric_id)
## ---- chunk 17
p_values <- function(successes_a, trials_a, successes_b, trials_b) {
    
    test_results <- prop.test(x=c(successes_b, successes_a), n=c(trials_b, trials_a))
    return (c(p_value = test_results$p.value,
              cr_diff_estimate = as.numeric(test_results$estimate[1] - test_results$estimate[2]),
              conf.low = test_results$conf.int[1],
              conf.high = test_results$conf.int[2]))
}

# 
# 
# test_results <- prop.test(x=c(3872, 2228), n=c((3872+8880), (2228+5071)))
# test_results$p.value
# test_results$conf.int[1]
# test_results$conf.int[2]
# 
# p_values(3872, 3872+8880, 2228, 2228+5071)

temp_p_value <- temp %>%
    group_by(expired_time_window, metric_id) %>%
    summarise(asdf=list(p_values(successes_a=cumulative_successes[variation == variation_a],
                                 trials_a=cumulative_trials[variation == variation_a],
                                 successes_b=cumulative_successes[variation == variation_b],
                                 trials_b=cumulative_trials[variation == variation_b]))) %>%
    ungroup()

p_value_intervals <- cbind(temp_p_value, as.data.frame(do.call("rbind", temp_p_value$asdf))) %>%
    select(expired_time_window, metric_id, p_value, cr_diff_estimate, conf.low, conf.high) %>%
    arrange(expired_time_window, metric_id)

p_value_intervals %>%
    group_by(metric_id) %>%
    mutate(visit_index=rank(-as.numeric(expired_time_window), ties.method = "first")) %>%
    ungroup() %>%
    ggplot(aes(x=expired_time_window, y=p_value)) +
        geom_hline(yintercept = 0.05, color='red', alpha=0.5) +
        geom_line(aes(group=metric_id, color = ifelse(p_value <= 0.05, 'green', 'red'))) +
    #geom_line(aes(col=ifelse(p_value <= 0.05, 'green', 'red'))) +
        #geom_line() +
        scale_colour_manual(values=c(green="green",red="red")) +
        geom_text(aes(label=ifelse(visit_index == 1, round(p_value, 3), '')), vjust=-1) +
        facet_wrap(~metric_id) +
        labs(title='P-value over time i.e. cumuatlive successes/trails') +
        theme(legend.position = 'none')
        

p_value_intervals %>%
    group_by(metric_id) %>%
    mutate(visit_index=rank(-as.numeric(expired_time_window), ties.method = "first")) %>%
    ungroup() %>%
    mutate(group=conf.low > 0) %>%
    ggplot(aes(x=expired_time_window, y=cr_diff_estimate)) +
        geom_hline(yintercept = 0, color='red', alpha=0.5) +
        geom_line() +
        geom_ribbon(aes(ymax = 0, ymin = ifelse(conf.low >= 0, 0, conf.low)), fill = 'red', alpha=0.3) +
        geom_ribbon(aes(ymin = ifelse(conf.low >= 0, conf.low, 0), ymax = ifelse(conf.high <= 0, 0, conf.high)), fill = 'green', alpha=0.3) +
        geom_text(aes(label=ifelse(visit_index == 1, percent(cr_diff_estimate), '')), vjust=-1) +
        facet_wrap(~metric_id) +
        labs(title='Freq. prop.test conf interval') #+
        #scale_fill_manual(values=c(green="green",red="red")) +
        #theme(legend.position = 'none')


p_value_intervals %>%
    group_by(metric_id) %>%
    mutate(visit_index=rank(-as.numeric(expired_time_window), ties.method = "first")) %>%
    ungroup() %>%
    mutate(group=conf.low > 0) %>%
    ggplot(aes(x=expired_time_window, y=cr_diff_estimate)) +
        geom_line() +
        # ribbon if conf.low is above 0
        geom_ribbon(aes(ymin = conf.low, ymax = conf.high), fill = 'green', alpha=0.15) +
        geom_ribbon(aes(ymin = ifelse(conf.low <= 0, conf.low, NA), ymax = ifelse(conf.low <= 0, conf.high, NA)), fill = 'red', alpha=0.45) +
        geom_ribbon(aes(ymin = ifelse(conf.low > 0, conf.low, NA), ymax = ifelse(conf.low > 0, conf.high, NA)), fill = 'green', alpha=0.2) +
        geom_hline(yintercept = 0, color='red', alpha=0.5) +
        # geom_ribbon(aes(ymax = 0, ymin = ifelse(conf.low >= 0, 0, conf.low)), fill = 'red', alpha=0.3) +
        # geom_ribbon(aes(ymin = ifelse(conf.low >= 0, conf.low, 0), ymax = ifelse(conf.high <= 0, 0, conf.high)), fill = 'green', alpha=0.3) +
        geom_text(aes(label=ifelse(visit_index == 1, percent(cr_diff_estimate), '')), vjust=-1) +
        facet_wrap(~metric_id) +
        labs(title='Freq. prop.test conf interval') #+
        #scale_fill_manual(values=c(green="green",red="red")) +
        #theme(legend.position = 'none')
 

p_value_intervals %>%
    filter(metric_id == 'Sign Up')

?geom_ribbon
experiment_summary
?geom_errorbarh
## ---- chunk 18
temp %>%
    select(expired_time_window, variation, metric_id, cumulative_successes, cumulative_trials) %>%
    mutate(cr=cumulative_successes / cumulative_trials) %>%
    ggplot(aes(x=expired_time_window, y=cr, group=variation, color=variation)) +
        geom_line() +
        facet_wrap( ~ metric_id) + 
        expand_limits(y=0) +
        labs(title='Conversion Rates over time')


cia_list <- pmap(with(experiment_summary, list(original_converted, original_num_users, variant_converted, variant_num_users)),
                 function(a_success, a_trial, b_success, b_trial){
                     credible_interval_approx(alpha_a = a_success,
                                              beta_a = a_trial - a_success,
                                              alpha_b = b_success,
                                              beta_b = b_trial - b_success)
                 })

freq_list <- pmap(with(experiment_summary, list(original_converted, original_num_users, variant_converted, variant_num_users)),
                 function(a_success, a_trial, b_success, b_trial){
                     p_values(successes_a = a_success,
                              trials_a = a_trial,
                              successes_b = b_success,
                              trials_b = b_trial)
                 })



experiment_summary
temp_experiment_summary <- experiment_summary %>% 
    mutate(prob_b_is_better=map_dbl(cia_list, ~.['posterior']),
           bayesian_cr_diff_estimate=map_dbl(cia_list, ~.['cr_diff_estimate']),
           bayesian_conf.low=map_dbl(cia_list, ~.['conf.low']),
           bayesian_conf.high=map_dbl(cia_list, ~.['conf.high']),
           freq_p_value=map_dbl(freq_list, ~.['p_value']),
           freq_cr_diff_estimate=map_dbl(freq_list, ~.['cr_diff_estimate']),
           freq_conf.low=map_dbl(freq_list, ~.['conf.low']),
           freq_conf.high=map_dbl(freq_list, ~.['conf.high']))

#View(temp_experiment_summary)
experiment_summary <- temp_experiment_summary

## ---- chunk 19
experiment_summary
